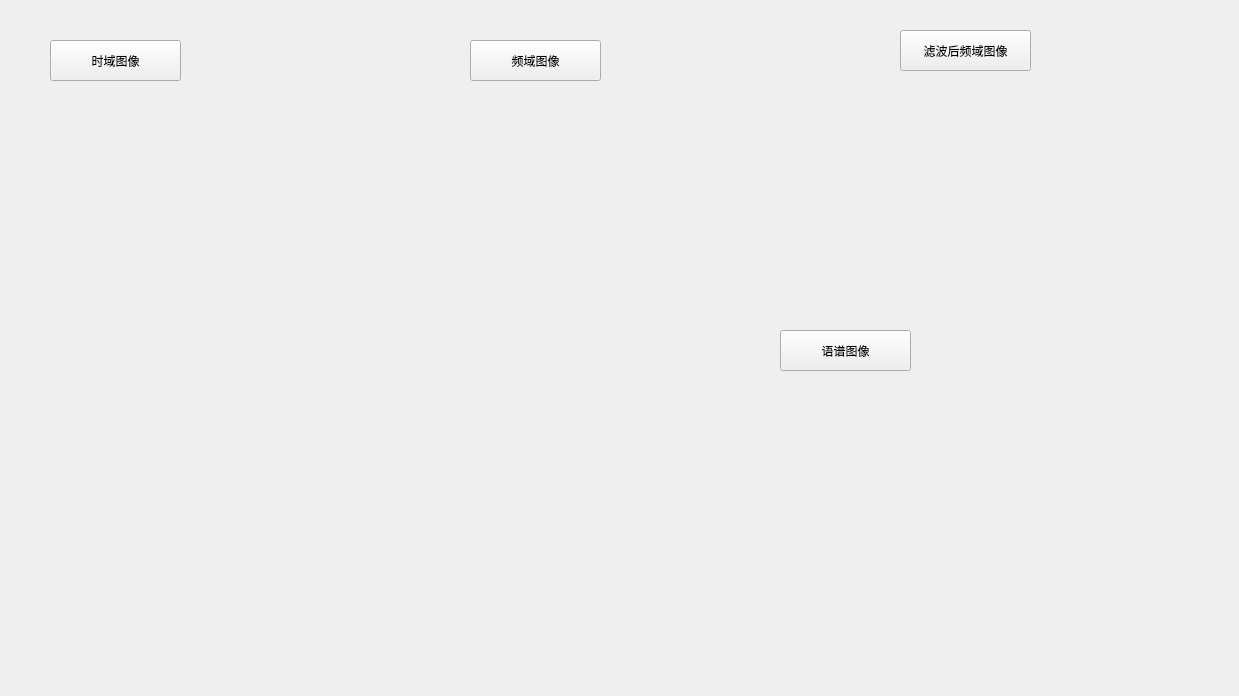
<?xml version="1.0" encoding="UTF-8"?>
<ui version="4.0">
 <class>Form</class>
 <widget class="QWidget" name="Form">
  <property name="geometry">
   <rect>
    <x>0</x>
    <y>0</y>
    <width>1239</width>
    <height>696</height>
   </rect>
  </property>
  <property name="windowTitle">
   <string>Form</string>
  </property>
  <property name="autoFillBackground">
   <bool>true</bool>
  </property>
  <widget class="GraphicsLayoutWidget" name="pyqtgraph1" native="true">
   <property name="geometry">
    <rect>
     <x>10</x>
     <y>200</y>
     <width>371</width>
     <height>241</height>
    </rect>
   </property>
  </widget>
  <widget class="GraphicsLayoutWidget" name="pyqtgraph2" native="true">
   <property name="geometry">
    <rect>
     <x>410</x>
     <y>100</y>
     <width>351</width>
     <height>231</height>
    </rect>
   </property>
  </widget>
  <widget class="GraphicsLayoutWidget" name="pyqtgraph3" native="true">
   <property name="geometry">
    <rect>
     <x>810</x>
     <y>90</y>
     <width>341</width>
     <height>221</height>
    </rect>
   </property>
  </widget>
  <widget class="QPushButton" name="pushButton">
   <property name="geometry">
    <rect>
     <x>50</x>
     <y>40</y>
     <width>131</width>
     <height>41</height>
    </rect>
   </property>
   <property name="text">
    <string>时域图像</string>
   </property>
  </widget>
  <widget class="QPushButton" name="pushButton_2">
   <property name="geometry">
    <rect>
     <x>470</x>
     <y>40</y>
     <width>131</width>
     <height>41</height>
    </rect>
   </property>
   <property name="text">
    <string>频域图像</string>
   </property>
  </widget>
  <widget class="QPushButton" name="pushButton_3">
   <property name="geometry">
    <rect>
     <x>900</x>
     <y>30</y>
     <width>131</width>
     <height>41</height>
    </rect>
   </property>
   <property name="text">
    <string>滤波后频域图像</string>
   </property>
  </widget>
  <widget class="QPushButton" name="pushButton_4">
   <property name="geometry">
    <rect>
     <x>780</x>
     <y>330</y>
     <width>131</width>
     <height>41</height>
    </rect>
   </property>
   <property name="text">
    <string>语谱图像</string>
   </property>
  </widget>
  <widget class="GraphicsLayoutWidget" name="pyqtgraph3_2" native="true">
   <property name="geometry">
    <rect>
     <x>740</x>
     <y>390</y>
     <width>391</width>
     <height>241</height>
    </rect>
   </property>
  </widget>
 </widget>
 <customwidgets>
  <customwidget>
   <class>GraphicsLayoutWidget</class>
   <extends>QWidget</extends>
   <header>pyqtgraph</header>
   <container>1</container>
  </customwidget>
 </customwidgets>
 <resources/>
 <connections>
  <connection>
   <sender>pushButton</sender>
   <signal>clicked()</signal>
   <receiver>Form</receiver>
   <slot>proess()</slot>
   <hints>
    <hint type="sourcelabel">
     <x>151</x>
     <y>55</y>
    </hint>
    <hint type="destinationlabel">
     <x>327</x>
     <y>97</y>
    </hint>
   </hints>
  </connection>
  <connection>
   <sender>pushButton_2</sender>
   <signal>clicked()</signal>
   <receiver>Form</receiver>
   <slot>progress2()</slot>
   <hints>
    <hint type="sourcelabel">
     <x>587</x>
     <y>66</y>
    </hint>
    <hint type="destinationlabel">
     <x>691</x>
     <y>49</y>
    </hint>
   </hints>
  </connection>
  <connection>
   <sender>pushButton_3</sender>
   <signal>clicked()</signal>
   <receiver>Form</receiver>
   <slot>progress3()</slot>
   <hints>
    <hint type="sourcelabel">
     <x>1000</x>
     <y>54</y>
    </hint>
    <hint type="destinationlabel">
     <x>1146</x>
     <y>41</y>
    </hint>
   </hints>
  </connection>
  <connection>
   <sender>pushButton_4</sender>
   <signal>clicked()</signal>
   <receiver>Form</receiver>
   <slot>progress4()</slot>
   <hints>
    <hint type="sourcelabel">
     <x>864</x>
     <y>358</y>
    </hint>
    <hint type="destinationlabel">
     <x>1050</x>
     <y>345</y>
    </hint>
   </hints>
  </connection>
 </connections>
 <slots>
  <slot>progress1()</slot>
  <slot>progress2()</slot>
  <slot>progress3()</slot>
  <slot>progress4()</slot>
 </slots>
</ui>
